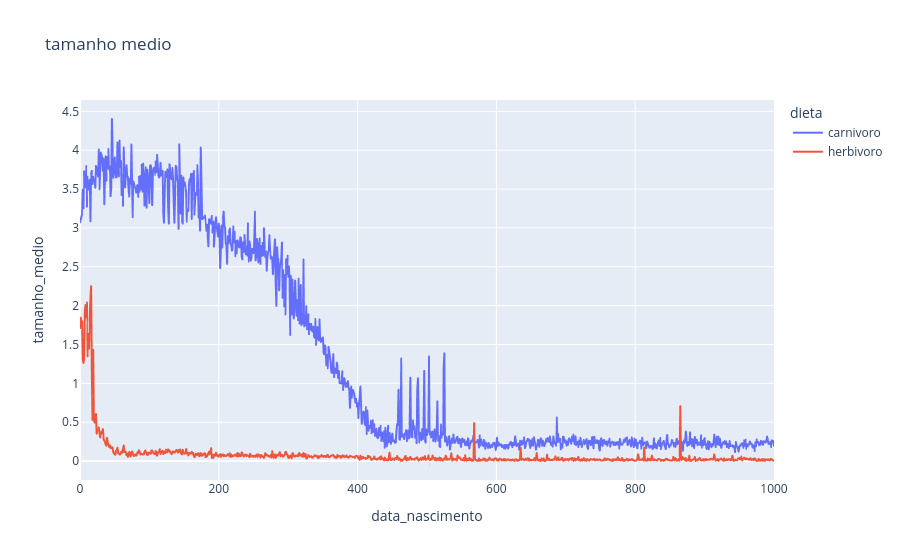

The notebook cell saved with this chart:
### Code cell
def tamanho(df_bichos,):
    groupby_nascimento = df_bichos.groupby(['data_nascimento', 'dieta']).agg(tamanho_medio=('tamanho', 'median')).reset_index()    


    fig = px.line(
        groupby_nascimento,
       x="data_nascimento",
       y="tamanho_medio",
        color= "dieta",
       title="tamanho medio"
    )

    fig.show()

    return groupby_nascimento

tamanho(df_bichos)

### Figure 1 — Plotly figure (JSON) as saved in the notebook; plotly's stock layout.template omitted (floating-point values rounded to 4 significant figures; data arrays with more than 128 entries replaced by an {"elided": "..."} marker saying what was removed)
{"data": [{"hovertemplate": "dieta=carnivoro<br>data_nascimento=%{x}<br>tamanho_medio=%{y}<extra></extra>", "legendgroup": "carnivoro", "line": {"color": "#636efa", "dash": "solid"}, "marker": {"symbol": "circle"}, "mode": "lines", "name": "carnivoro", "showlegend": true, "type": "scattergl", "x": {"elided": "979 int values"}, "xaxis": "x", "y": {"elided": "979 float values"}, "yaxis": "y"}, {"hovertemplate": "dieta=herbivoro<br>data_nascimento=%{x}<br>tamanho_medio=%{y}<extra></extra>", "legendgroup": "herbivoro", "line": {"color": "#EF553B", "dash": "solid"}, "marker": {"symbol": "circle"}, "mode": "lines", "name": "herbivoro", "showlegend": true, "type": "scattergl", "x": {"elided": "1001 int values"}, "xaxis": "x", "y": {"elided": "1001 float values"}, "yaxis": "y"}], "layout": {"legend": {"title": {"text": "dieta"}, "tracegroupgap": 0}, "title": {"text": "tamanho medio"}, "xaxis": {"anchor": "y", "domain": [0, 1], "title": {"text": "data_nascimento"}}, "yaxis": {"anchor": "x", "domain": [0, 1], "title": {"text": "tamanho_medio"}}}}
